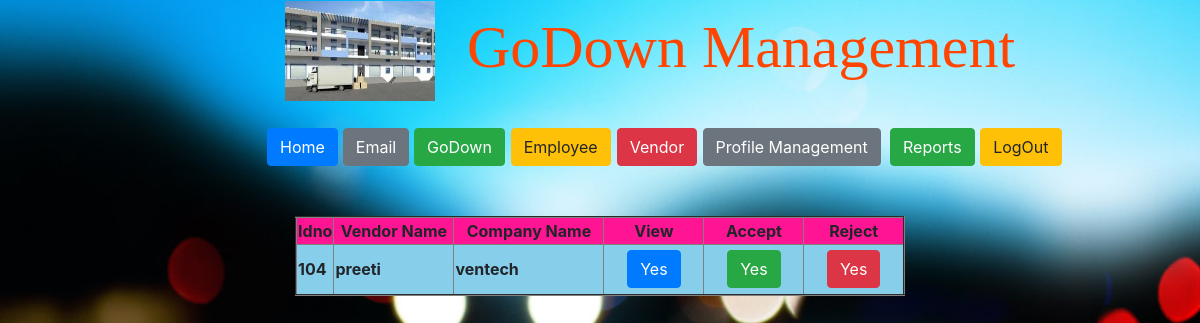
The page /gd_admin/admin_vendor/ on the database its author committed.
### gd_vendor/models.py (models this page shows)
class VendorRegister(models.Model):
    vendor_id = models.IntegerField(primary_key=True)
    vendor_name = models.CharField(max_length=50)
    company_name = models.CharField(max_length=50)
    company_address = models.CharField(max_length=50)
    contact_no = models.IntegerField()
    email_id = models.EmailField(max_length=100)
    username = models.CharField(max_length=40)
    password = models.CharField(max_length=40)
    status = models.CharField(max_length=30)

### gd_admin/views.py (the view)
# urls.py: path('admin_vendor/',views.admin_Pending_Vendors,name='admin_pending_vendors'),
def admin_Pending_Vendors(request):
    qs = VendorRegister.objects.filter(status='Pending')
    return render(request,'gd_admin/admin_pending_vendors.html',{'object_list':qs})

### templates/gd_admin/admin_pending_vendors.html (shortened to what this page needs)
<!DOCTYPE html>
<html lang="en">
<head>
{% load staticfiles %}
</head>
<body  background="{% static 'images/gd1.jpg' %}">
{% include 'gd_home/title.html' %}
{% include 'gd_admin/admin_menu.html' %}
<br><br>
{% if object_list %}
<table align="center" border="2">
    <tr bgcolor="#ff1493">
        <th width="30"> <center>Idno</center></th>
        <th width="120"> <center>Vendor Name</center></th>
        <th width="150"> <center>Company Name</center></th>
        <th width="100"><center>View</center></th>
        <th width="100"> <center>Accept</center></th>
        <th width="100"> <center>Reject</center></th>
    </tr>
{% for x in object_list %}
    <tr bgcolor="#87ceeb">
        <th width="30">{{ x.vendor_id }}</th>
        <th width="100">{{ x.vendor_name }}</th>
        <th width="100">{{ x.company_name }}</th>
        <th width="100">
            <form action="{% url 'admin_view_pending_vendor' %}" method="post">
                <center><button type="submit" class="btn btn-primary">Yes</button></center>
            </form>
        </th>
        <th width="100">
            <form action="{% url 'admin_accept_vendor' %}" method="post">
                <center><button type="submit" class="btn btn-success">Yes</button></center>
            </form>
        </th>
        <th width="100" height="50">
            <form action="{% url 'admin_reject_vendor' %}" method="post">
                <center><button type="submit" class="btn btn-danger">Yes</button></center>
            </form>
        </th>
    </tr>
{% endfor %}
</table>
    <br>
{% else %}
     <center><font size="5" color="red" face="Arial Black">Sorry.. No vendors are Registered</font> </center>
{% endif %}
</body>
</html>

### templates/gd_admin/admin_pending_vendors.html (style rules this page uses)
body { text-align: center; background-size: cover; background-repeat:no-repeat; }

### rows shown on the page
VendorRegister: vendor_id "104", vendor_name "preeti", company_name "ventech"
